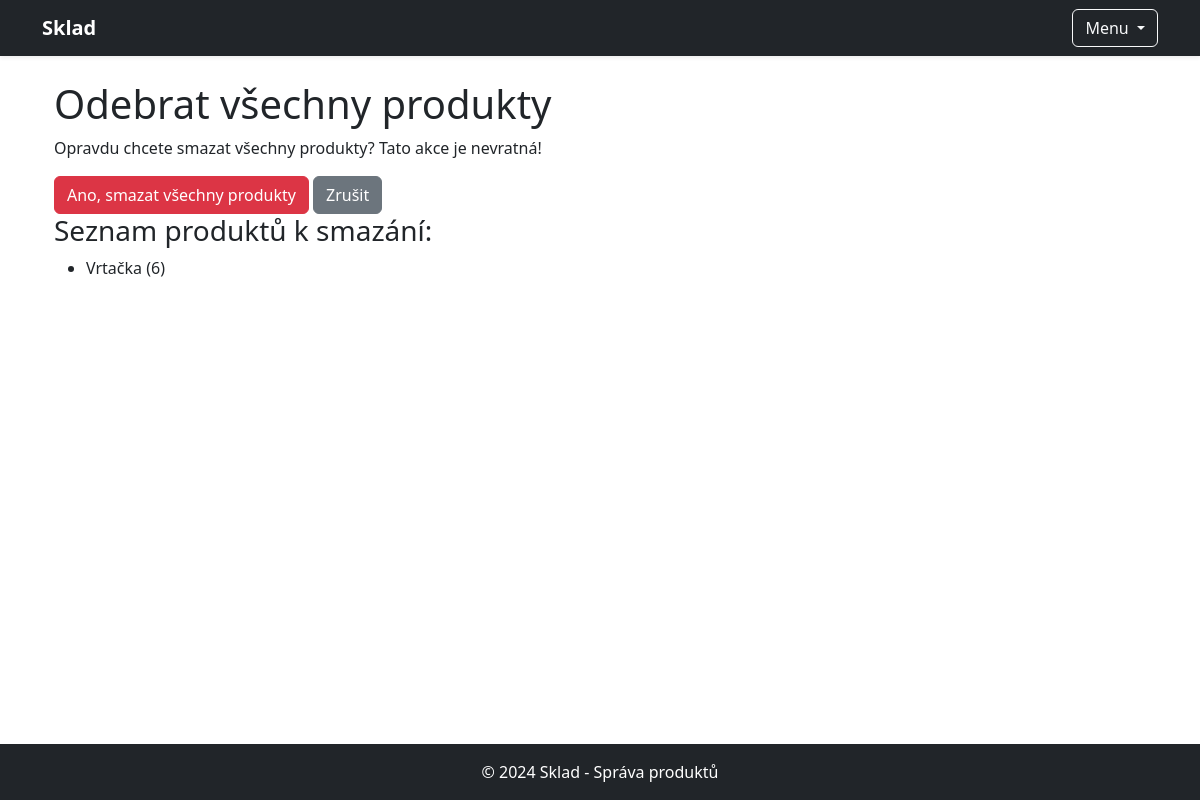
Page /odebrat-produkty/ on the earlier database version.
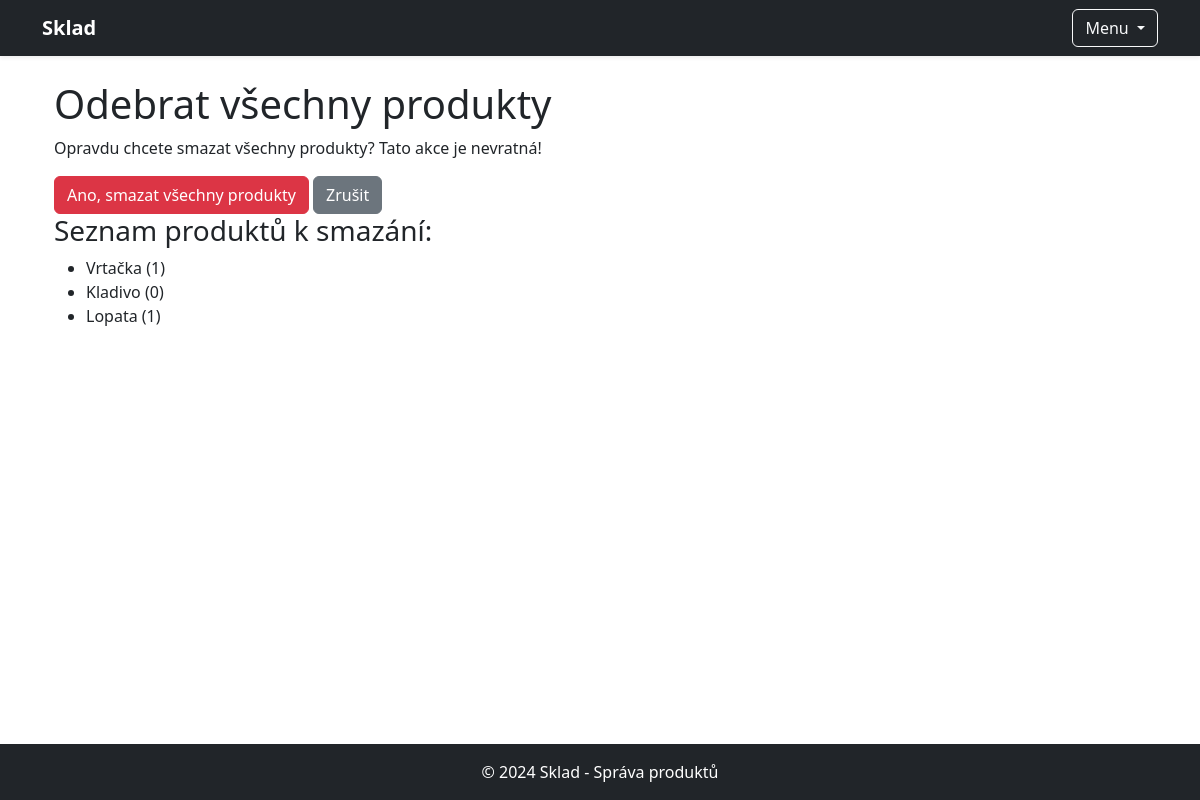
Same page on the later database version.
### sklad/models.py (models this page shows, shortened)
class Produkt(models.Model):
    nazev = models.CharField(max_length=200)
    popis = models.TextField(blank=True)
    cena = models.DecimalField(max_digits=10, decimal_places=2)
    mnozstvi = models.PositiveIntegerField()
    min_zasoba = models.PositiveIntegerField(default=0)
    uzivatel = models.ForeignKey(User, on_delete=models.SET_NULL, null=True, blank=True)  # Cizí klíč na uživatele

### sklad/views.py (the view, shortened to what this page needs)
# urls.py: path('odebrat-produkty/', views.odebrat_produkty, name='odebrat_produkty'),
def odebrat_produkty(request):
    produkty = Produkt.objects.all()  # Získání všech produktů pro případ, že chcete zobrazit seznam
    return render(request, 'sklad/odebrat_produkty.html', {'produkty': produkty})

### sklad/templates/sklad/odebrat_produkty.html (shortened to what this page needs)
{% extends 'sklad/base.html' %}
{% block content %}
<div class="container">
    <h1>Odebrat všechny produkty</h1>
    <form method="POST">
        <p>Opravdu chcete smazat všechny produkty? Tato akce je nevratná!</p>
        <button type="submit" class="btn btn-danger">Ano, smazat všechny produkty</button>
        <a href="{% url 'index' %}" class="btn btn-secondary">Zrušit</a>
    </form>
    <h3>Seznam produktů k smazání:</h3>
    <ul>
        {% for produkt in produkty %}
        <li>{{ produkt.nazev }} ({{ produkt.mnozstvi }})</li>
        {% endfor %}
    </ul>
</div>
{% endblock %}

Differences in the rows shown:
changed Produkt "Vrtačka": mnozstvi "6" → "1"
added Produkt: nazev "Kladivo", mnozstvi "0"
added Produkt: nazev "Lopata", mnozstvi "1"
